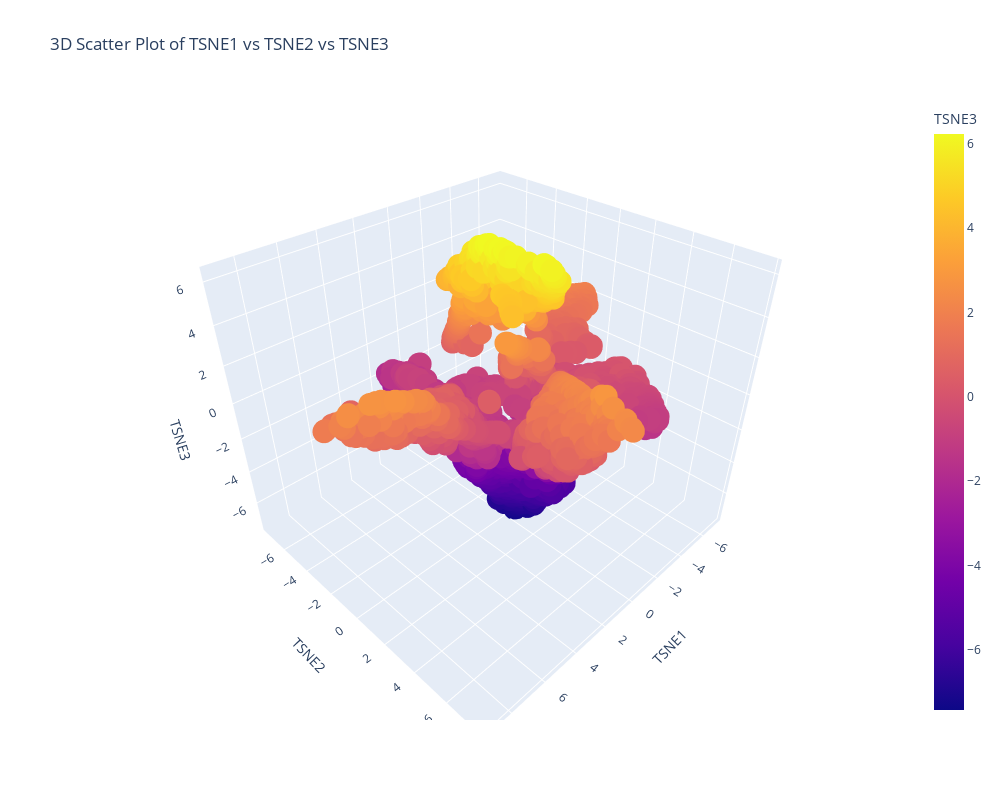

This figure's notebook cell:
### Code cell
# t-SNE
df = data_tranformed.copy()
tsne = TSNE(n_components=3, perplexity=100, max_iter=300)
tsne_result = tsne.fit_transform(df.iloc[:, 1:])

df['TSNE1'] = tsne_result[:, 0]
df['TSNE2'] = tsne_result[:, 1]
df['TSNE3'] = tsne_result[:, 2]

x_col = 'TSNE1'
y_col = 'TSNE2'
z_col = 'TSNE3'

# Create a 3D scatter plot using Plotly
fig = px.scatter_3d(df, x=x_col, y=y_col, z=z_col, color=z_col,
                    title=f'3D Scatter Plot of {x_col} vs {y_col} vs {z_col}')

fig.update_layout(width=1000, height=800)

# Show the plot
fig.show()

### Figure 1 — Plotly figure (JSON) as saved in the notebook; plotly's stock layout.template omitted (floating-point values rounded to 4 significant figures; data arrays with more than 128 entries replaced by an {"elided": "..."} marker saying what was removed)
{"data": [{"hovertemplate": "TSNE1=%{x}<br>TSNE2=%{y}<br>TSNE3=%{marker.color}<extra></extra>", "legendgroup": "", "marker": {"color": {"elided": "4298 float values"}, "coloraxis": "coloraxis", "symbol": "circle"}, "mode": "markers", "name": "", "scene": "scene", "showlegend": false, "type": "scatter3d", "x": {"elided": "4298 float values"}, "y": {"elided": "4298 float values"}, "z": {"elided": "4298 float values"}}], "layout": {"coloraxis": {"colorbar": {"title": {"text": "TSNE3"}}, "colorscale": [[0, "#0d0887"], [0.1111, "#46039f"], [0.2222, "#7201a8"], [0.3333, "#9c179e"], [0.4444, "#bd3786"], [0.5556, "#d8576b"], [0.6667, "#ed7953"], [0.7778, "#fb9f3a"], [0.8889, "#fdca26"], [1, "#f0f921"]]}, "height": 800, "legend": {"tracegroupgap": 0}, "scene": {"domain": {"x": [0, 1], "y": [0, 1]}, "xaxis": {"title": {"text": "TSNE1"}}, "yaxis": {"title": {"text": "TSNE2"}}, "zaxis": {"title": {"text": "TSNE3"}}}, "title": {"text": "3D Scatter Plot of TSNE1 vs TSNE2 vs TSNE3"}, "width": 1000}}
